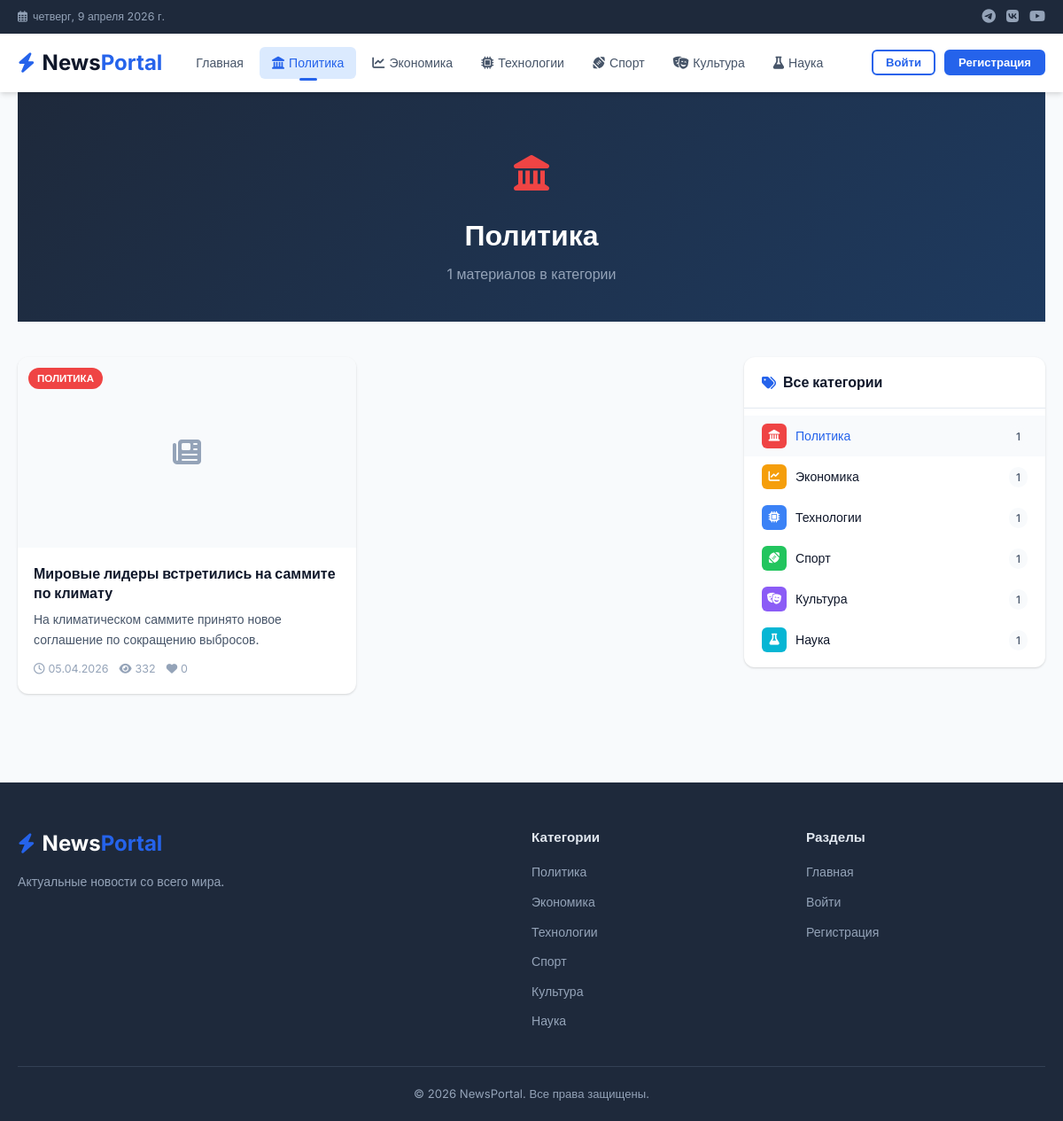
Screenshot of /category/politika with the database file from the repository.
### app/models/__init__.py (models this page shows, shortened)
class Category(db.Model):
    __tablename__ = 'categories'
    id = db.Column(db.Integer, primary_key=True)
    name = db.Column(db.String(64), unique=True, nullable=False)
    slug = db.Column(db.String(64), unique=True, nullable=False)
    color = db.Column(db.String(20), default='#3b82f6')
    icon = db.Column(db.String(64), default='fas fa-tag')
    news = db.relationship('News', backref='category', lazy='dynamic')

class News(db.Model):
    __tablename__ = 'news'
    id = db.Column(db.Integer, primary_key=True)
    title = db.Column(db.String(256), nullable=False)
    slug = db.Column(db.String(256), unique=True, nullable=False)
    content = db.Column(db.Text, nullable=False)
    summary = db.Column(db.String(512))
    image = db.Column(db.String(256))
    category_id = db.Column(db.Integer, db.ForeignKey('categories.id'), nullable=False)
    author_id = db.Column(db.Integer, db.ForeignKey('users.id'), nullable=False)
    published_at = db.Column(db.DateTime, default=datetime.utcnow)
    is_published = db.Column(db.Boolean, default=True)
    is_featured = db.Column(db.Boolean, default=False)
    views_count = db.Column(db.Integer, default=0)
    author = db.relationship('User', backref='news_posts')
    comments = db.relationship('Comment', backref='news', lazy='dynamic', cascade='all, delete-orphan')
    likes = db.relationship('Like', backref='news', lazy='dynamic', cascade='all, delete-orphan')
    @property
    def likes_count(self):
        return self.likes.count()

### app/views/main.py (the view)
@main_bp.route('/category/<slug>')
def category(slug):
    cat = Category.query.filter_by(slug=slug).first_or_404()
    page = request.args.get('page', 1, type=int)
    news_list = (
        News.query
        .filter_by(category_id=cat.id, is_published=True)
        .order_by(News.published_at.desc())
        .paginate(page=page, per_page=10)
    )
    categories = Category.query.all()
    return render_template(
        'category.html',
        category=cat,
        news_list=news_list,
        categories=categories,
    )

### app/templates/category.html (shortened to what this page needs)
{% extends 'base.html' %}
{% block content %}
<div class="container">
    <div class="page-hero" style="--cat-color: {{ category.color }}">
        <span class="cat-hero-icon"><i class="{{ category.icon }}"></i></span>
        <h1>{{ category.name }}</h1>
        <p>{{ news_list.total }} материалов в категории</p>
    </div>
    <div class="main-grid-wrapper">
        <div class="main-content-area">
            <div class="news-grid">
                {% for article in news_list.items %}
                <article class="news-card">
                    <a href="{{ url_for('news.detail', slug=article.slug) }}" class="news-card-img-link">
                        {% if article.image %}
                        <img src="{{ url_for('static', filename='img/uploads/' + article.image) }}" alt="{{ article.title }}">
                        {% else %}
                        <div class="news-card-placeholder"><i class="fas fa-newspaper"></i></div>
                        {% endif %}
                        <span class="news-card-badge" style="background: {{ article.category.color }}">{{ article.category.name }}</span>
                    </a>
                    <div class="news-card-body">
                        <h3><a href="{{ url_for('news.detail', slug=article.slug) }}">{{ article.title }}</a></h3>
                        {% if article.summary %}<p class="news-card-summary">{{ article.summary[:120] }}{% if article.summary|length > 120 %}...{% endif %}</p>{% endif %}
                        <div class="news-card-meta">
                            <span><i class="far fa-clock"></i> {{ article.published_at.strftime('%d.%m.%Y') }}</span>
                            <span><i class="fas fa-eye"></i> {{ article.views_count }}</span>
                            <span><i class="fas fa-heart"></i> {{ article.likes_count }}</span>
                        </div>
                    </div>
                </article>
                {% else %}
                <div class="empty-state"><i class="fas fa-folder-open"></i> Новостей нет.</div>
                {% endfor %}
            </div>
        </div>
        <aside class="sidebar">
            <div class="sidebar-widget">
                <div class="widget-header">
                    <h3><i class="fas fa-tags"></i> Все категории</h3>
                </div>
                <ul class="category-list">
                    {% for cat in categories %}
                    <li>
                        <a href="{{ url_for('main.category', slug=cat.slug) }}" {% if cat.id == category.id %}class="active"{% endif %}>
                            <span class="cat-icon" style="background: {{ cat.color }}"><i class="{{ cat.icon }}"></i></span>
                            {{ cat.name }}
                            <span class="cat-count">{{ cat.news.filter_by(is_published=True).count() }}</span>
                        </a>
                    </li>
                    {% endfor %}
                </ul>
            </div>
        </aside>
    </div>
</div>
{% endblock %}

### app/templates/base.html (shortened to what this page needs)
<!DOCTYPE html>
<html lang="ru">
<head>
    <link rel="stylesheet" href="https://cdnjs.cloudflare.com/ajax/libs/font-awesome/6.5.0/css/all.min.css">
    <link rel="stylesheet" href="{{ url_for('static', filename='css/style.css') }}">
</head>
<body>
<header class="site-header">
    <div class="header-top">
        <div class="container">
            <div class="header-top-inner">
                <div class="header-date">
                    <i class="far fa-calendar-alt"></i>
                    <span id="current-date"></span>
                </div>
                <div class="header-social">
                    <a href="#"><i class="fab fa-telegram"></i></a>
                    <a href="#"><i class="fab fa-vk"></i></a>
                    <a href="#"><i class="fab fa-youtube"></i></a>
                </div>
            </div>
        </div>
    </div>
    <div class="header-main">
        <div class="container">
            <div class="header-main-inner">
                <a href="{{ url_for('main.index') }}" class="logo">
                    <i class="fas fa-bolt"></i>
                    <span>News<strong>Portal</strong></span>
                </a>
                <nav class="main-nav">
                    <ul>
                        <li><a href="{{ url_for('main.index') }}" class="{% if request.endpoint == 'main.index' %}active{% endif %}">Главная</a></li>
                        {% for cat in categories %}
                        <li>
                            <a href="{{ url_for('main.category', slug=cat.slug) }}"
                               class="{% if request.view_args and request.view_args.get('slug') == cat.slug %}active{% endif %}"
                               style="--cat-color: {{ cat.color }}">
                                <i class="{{ cat.icon }}"></i> {{ cat.name }}
                            </a>
                        </li>
                        {% endfor %}
                    </ul>
                </nav>
                <div class="header-actions">
                    {% if current_user.is_authenticated %}
                        {% if current_user.is_admin %}
                        <a href="{{ url_for('admin_panel.dashboard') }}" class="btn btn-sm btn-outline">
                            <i class="fas fa-cog"></i> Админ
                        </a>
                        {% endif %}
                        <div class="user-menu">
                            <button class="user-menu-toggle">
                                <i class="fas fa-user-circle"></i> {{ current_user.username }}
                                <i class="fas fa-chevron-down"></i>
                            </button>
                            <div class="user-dropdown">
                                <a href="{{ url_for('auth.logout') }}"><i class="fas fa-sign-out-alt"></i> Выйти</a>
                            </div>
                        </div>
                    {% else %}
                        <a href="{{ url_for('auth.login') }}" class="btn btn-sm btn-outline">Войти</a>
                        <a href="{{ url_for('auth.register') }}" class="btn btn-sm btn-primary">Регистрация</a>
                    {% endif %}
                </div>
            </div>
        </div>
    </div>
</header>
<main class="site-main">
    {% block content %}{% endblock %}
</main>
<footer class="site-footer">
    <div class="container">
        <div class="footer-grid">
            <div class="footer-brand">
                <a href="{{ url_for('main.index') }}" class="logo">
                    <i class="fas fa-bolt"></i>
                    <span>News<strong>Portal</strong></span>
                </a>
                <p>Актуальные новости со всего мира.</p>
            </div>
            <div class="footer-links">
                <h4>Категории</h4>
                <ul>
                    {% for cat in categories %}
                    <li><a href="{{ url_for('main.category', slug=cat.slug) }}">{{ cat.name }}</a></li>
                    {% endfor %}
                </ul>
            </div>
            <div class="footer-links">
                <h4>Разделы</h4>
                <ul>
                    <li><a href="{{ url_for('main.index') }}">Главная</a></li>
                    <li><a href="{{ url_for('auth.login') }}">Войти</a></li>
                    <li><a href="{{ url_for('auth.register') }}">Регистрация</a></li>
                </ul>
            </div>
        </div>
        <div class="footer-bottom">
            <p>&copy; 2026 NewsPortal. Все права защищены.</p>
        </div>
    </div>
</footer>
</body>
</html>

### rows the page displays
Category: name "Политика", news.filter_by "1"
Category: name "Экономика", news.filter_by "1"
Category: name "Технологии", news.filter_by "1"
Category: name "Спорт", news.filter_by "1"
Category: name "Культура", news.filter_by "1"
Category: name "Наука", news.filter_by "1"
News: category.name "ПОЛИТИКА", title "Мировые лидеры встретились на саммите по климату", summary "На климатическом саммите принято новое соглашение по сокращению выбросов.", published_at "05.04.2026", views_count "332", likes_count "0"

### other values shown
{{ news_list.total }} "1"
